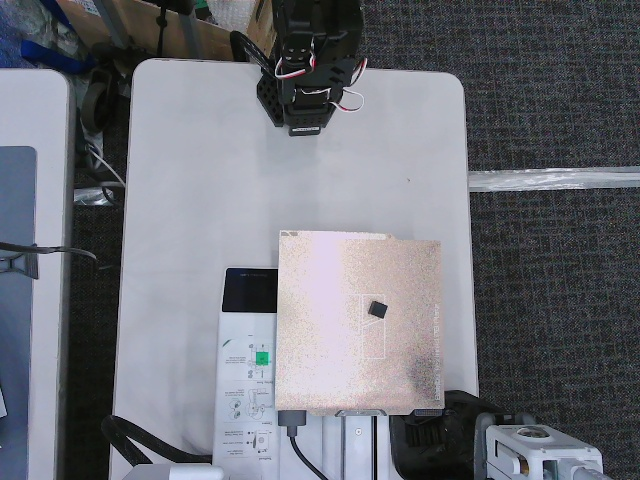
#> input picture mission/code/tetris/other_files/pictures_objects/cube.jpeg, 640 x 480 px, found by its file name; the run also reads 1 picture not shown here
$ python subtract_pitures.py
#> lines starting #> are read from the running program, lines starting #| are printed output that depends on the picture; after the words box and inside, x2 and y2 are one past the last pixel; in counts of white or black regions, pixels touching at a corner belong together
import cv2
import numpy as np
import os

def crop_image(img, x, y, w, h):
    """指定範囲をクロップ"""
    return img[y:y+h, x:x+w]

def compare_images(image1_path, image2_path, threshold_value=50, crop_area=None):
    # 画像を読み込む
#> called with image1_path = 'other_files/pictures_objects/cube.jpeg', image2_path = 'other_files/pictures_objects/none.jpeg', threshold_value = 100, crop_area = (250, 200, 220, 220)
    img1 = cv2.imread(image1_path)
#> img1 is the input picture: shape (480, 640, 3); mean B, G, R 120, 112.4, 110
    img2 = cv2.imread(image2_path)

    if img1 is None or img2 is None:
        print("画像が読み込めませんでした。パスを確認してください。")
        return

    # クロップ指定がある場合
    if crop_area:
        x, y, w, h = crop_area
        img1 = crop_image(img1, x, y, w, h)
#> in crop_image, `return img[y:y+h, x:x+w]`:
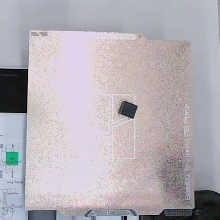
#> returned value: shape (220, 220, 3); mean of channels 0, 1, 2 181.6, 175.2, 180.5; drawn as B, G, R
        img2 = crop_image(img2, x, y, w, h)

    # サイズが異なる場合は揃える
    if img1.shape != img2.shape:
        img2 = cv2.resize(img2, (img1.shape[1], img1.shape[0]))

    # 差分計算
    diff = cv2.absdiff(img1, img2)
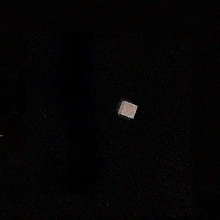
#> diff: shape (220, 220, 3); mean B, G, R 4, 3.9, 4.8

    # グレースケール化
    gray_diff = cv2.cvtColor(diff, cv2.COLOR_BGR2GRAY)

    # 閾値処理
    _, thresh = cv2.threshold(gray_diff, threshold_value, 255, cv2.THRESH_BINARY)
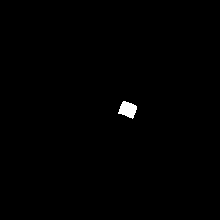
#> thresh: shape (220, 220); 0.46% white; 1 white region

    # 保存
    path_threshold = f"threshold_{threshold_value}.jpg"
    cv2.imwrite("crop1.jpg", img1)
    cv2.imwrite("crop2.jpg", img2)
    cv2.imwrite("difference.jpg", diff)
    cv2.imwrite(path_threshold, thresh)

    print("保存しました:")
    print(" - crop1.jpg")
    print(" - crop2.jpg")
    print(" - difference.jpg")
    print(f" - threshold_{threshold_value}.jpg")

    return thresh

# [44 lines left out: functions clustering, remove_small_white_regions, not called in this run]

def blob_detection(binary_img, blob_thrh=100):
#> called with blob_thrh = 100
    contours, hierarchy = cv2.findContours(
        binary_img,
        cv2.RETR_EXTERNAL,
        cv2.CHAIN_APPROX_SIMPLE
    )
#> contours = 1 contour; box (x1, y1, x2, y2) and area: (118, 101, 137, 119) 194

    # 検出結果を描画するためのカラー画像を用意する（デバッグ・表示用）
    # 元の二値画像と同じサイズ・型で3チャンネルの画像を生成し、黒で初期化
    result_img = np.zeros((*binary_img.shape, 3), dtype=np.uint8)

    # フィルタリングの閾値を設定 (ピクセル単位の面積)
    # この値は画像サイズやテトロミノの大きさによって調整が必要です

    print(f"検出された輪郭の総数: {len(contours)}")
#| 検出された輪郭の総数: 1
    detected_count = 0

    for contour in contours:
        # 輪郭の面積を計算
        area = cv2.contourArea(contour)

        # 面積が閾値より大きい輪郭のみをテトロミノとして処理
        if area > blob_thrh:
            detected_count += 1

            # --- 最小外接矩形 (minAreaRect) の計算と描画 ---

            # 1. minAreaRect を計算
            rect = cv2.minAreaRect(contour)

            # 2. 矩形の4隅の頂点座標を計算 (boxPoints)
            # rect の情報を基に、矩形の4つの頂点座標を計算
            box = cv2.boxPoints(rect)

            # 3. 座標を整数型に変換（描画用）
            box = box.astype(int)

            # 4. 矩形の描画 (drawContours)
            # result_img: 描画対象の画像
            # [box]: 描画する頂点座標のリスト
            # 0: 描画する輪郭のインデックス
            # (255, 0, 0): 色 (例: 青色)
            # 2: 線幅
            cv2.drawContours(result_img, [box], 0, (255, 0, 0), 2)
#> this loop made 1 pass
#> (area, detected_count, rect, box) on pass 1: (194.5, 1, ((127.5, 109.1), (13.84, 16.15), -70.02), [[132, 118], [117, 112], [122, 99], [137, 105]])
#> after the loop, detected_count = 1

            # --- 従来の boundingRect の描画（残す場合） ---

            # 軸に沿った矩形も描画したい場合は、この行を残す
            # x, y, w, h = cv2.boundingRect(contour)
            # cv2.rectangle(result_img, (x, y), (x + w, y + h), (0, 255, 0), 1) # 緑色、細線に変更    print(f"フィルタリング後に検出されたテトロミノの数: {detected_count}")

    # 5.1. 画像の書き出し (imwrite)
    output_filename = 'tetromino_detected.png'
    cv2.imwrite(output_filename, result_img)
    print(f"結果画像を {output_filename} に書き出しました。")


if __name__ == "__main__":
    image1_path = "other_files/pictures_objects/cube.jpeg"
    image2_path = "other_files/pictures_objects/none.jpeg"

    # 例：クロップ範囲を指定（x, y, w, h）
    crop_area = (250, 200, 220, 220)

    threshold_value = int(100)

    thresh = compare_images(image1_path, image2_path, threshold_value, crop_area)
    #path_filtered = remove_small_white_regions(path_threshold)
    blob_detection(thresh)
